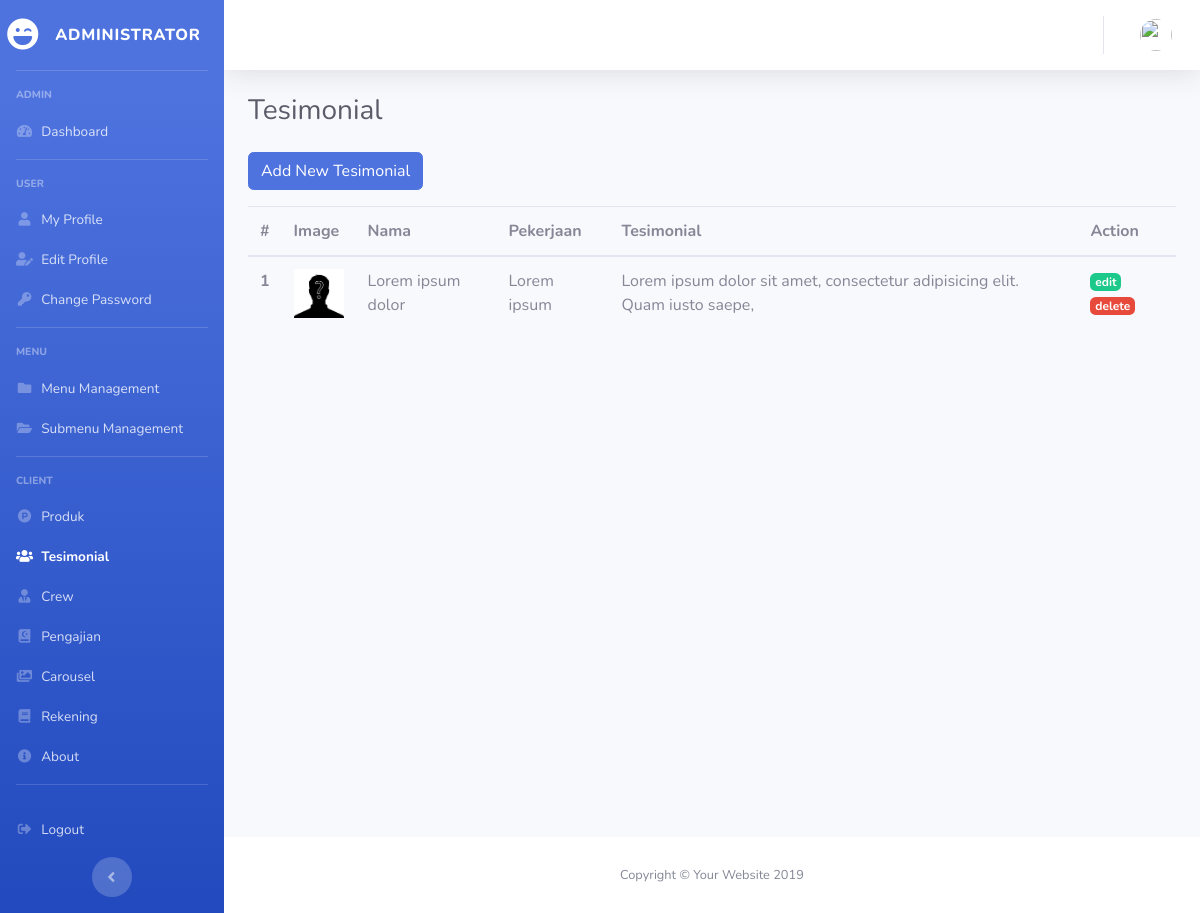
/index.php/tesimonial, run on the app's committed database.
### tables this page shows
CREATE TABLE `user_menu` (
  `id` int(11) NOT NULL,
  `menu` varchar(128) NOT NULL
);

CREATE TABLE `sub_menu` (
  `id` int(11) NOT NULL,
  `judul` varchar(128) NOT NULL,
  `menu_id` int(11) NOT NULL,
  `url` varchar(128) NOT NULL,
  `icon` varchar(128) NOT NULL,
  `is_active` int(1) NOT NULL
);

CREATE TABLE `tb_tesimonial` (
  `id` int(11) NOT NULL,
  `nama` varchar(128) NOT NULL,
  `pekerjaan` varchar(128) NOT NULL,
  `foto_url` varchar(128) NOT NULL,
  `tesimonial` varchar(128) NOT NULL
);

### application/controllers/Tesimonial.php (called while the page is built, shortened)
<?php
	class Tesimonial extends CI_Controller {
		public function index() {
			$data['judul'] = "Tesimonial";
			$data['user'] = $this->db->get_where('tb_user', ['email' => $this->session->userdata('email')])->row_array();
			$data['tesimonials'] = $this->db->get('tb_tesimonial')->result_array();
			$this->form_validation->set_rules('nama', 'Nama', 'required');
			$this->form_validation->set_rules('pekerjaan', 'Pekerjaan', 'required');
			$this->form_validation->set_rules('tesimonial', 'Tesimonial', 'required');
			if($this->form_validation->run() == FALSE) {
				$this->load->view('templates/admin_header', $data);
				$this->load->view('templates/admin_sidebar', $data);
				$this->load->view('templates/admin_topbar', $data);
				$this->load->view('tesimonial/index', $data);
				$this->load->view('templates/admin_footer');
			}
		}
	}
 ?>

### index.php (called while the page is built, shortened)
<?php
require_once BASEPATH.'core/CodeIgniter.php';

### application/views/tesimonial/index.php (the view, shortened to what this page needs)
     <div class="container-fluid">
       <h1 class="h3 mb-4 text-gray-800"><?php echo $judul; ?></h1>
<div class="row">
	<div class="col-md">
		<a href="" class="btn btn-primary mb-3" data-toggle="modal" data-target="#addNewTesimonial">Add New Tesimonial</a>
		<table class="table table-hover">
		  <thead>
		    <tr>
		      <th scope="col">#</th>
		      <th scope="col">Image</th>
		      <th scope="col">Nama</th>
		      <th scope="col">Pekerjaan</th>
		      <th scope="col">Tesimonial</th>
		      <th scope="col">Action</th>
		    </tr>
		  </thead>
		  <tbody>
		  	<?php $i = 1; ?>
		  	<?php foreach($tesimonials as $t) : ?>
		    <tr>
		      <th scope="row"><?php echo $i; ?></th>
		      <td><img src="<?php echo base_url(); ?>assets/img/upload/tesimonial/<?php echo $t['foto_url']; ?>" alt="" width="50"></td>
		      <td><?php echo $t['nama']; ?></td>
		      <td><?php echo $t['pekerjaan']; ?></td>
		      <td><?php echo substr($t['tesimonial'],0,75); ?></td>
		      <td>
		      	<a href="<?php echo base_url(); ?>tesimonial/edit/<?php echo $t['id']; ?>" class="badge badge-success">edit</a>
		      	<a href="<?php echo base_url(); ?>tesimonial/delete/<?php echo $t['id']; ?>" class="badge badge-danger">delete</a>
		      </td>
		    </tr>
		    <?php $i++; ?>
		    <?php endforeach; ?>
		  </tbody>
		</table>
	</div>
</div>
     </div>
   </div>

### application/views/templates/admin_sidebar.php (shortened to what this page needs)
<div id="wrapper">
  <ul class="navbar-nav bg-gradient-primary sidebar sidebar-dark accordion" id="accordionSidebar">
    <a class="sidebar-brand d-flex align-items-center justify-content-center" href="index.html">
      <div class="sidebar-brand-icon">
        <i class="fas fa-laugh-wink"></i>
      </div>
      <div class="sidebar-brand-text mx-3">Administrator</div>
    </a>
    <hr class="sidebar-divider">
    <?php
        $queryMenu = "SELECT * FROM user_menu";
        $menu = $this->db->query($queryMenu)->result_array();
     ?>
     <?php foreach($menu as $m) : ?>
        <div class="sidebar-heading">
          <?php echo $m['menu']; ?>
        </div>
          <?php
              $menu_id = $m['id'];
              $querySubMenu = "SELECT `sub_menu`.*, `user_menu`.`menu`
                                 FROM `sub_menu` JOIN `user_menu`
                                 ON `sub_menu`.`menu_id` = `user_menu`.`id`
                                WHERE `sub_menu`.`menu_id` = $menu_id
                                AND `sub_menu`.`is_active` = 1";
              $subMenu = $this->db->query($querySubMenu)->result_array();
           ?>
           <?php foreach($subMenu as $sm) : ?>
            <?php if($judul == $sm['judul']) : ?>
              <li class="nav-item active">
            <?php else : ?>
              <li class="nav-item">
            <?php endif; ?>
              <a class="nav-link pb-0" href="<?php echo base_url() . $sm['url']; ?>">
                <i class="<?php echo $sm['icon']; ?>"></i>
                <span><?php echo $sm['judul']; ?></span></a>
            </li>
          <?php endforeach; ?>
              <hr class="sidebar-divider mt-3">
      <?php endforeach; ?>
    <li class="nav-item">
      <a class="nav-link" href="<?php echo base_url(); ?>auth/logout">
        <i class="fas fa-fw fa-sign-out-alt"></i>
        <span>Logout</span></a>
    </li>
    <div class="text-center d-none d-md-inline">
      <button class="rounded-circle border-0" id="sidebarToggle"></button>
    </div>
  </ul>

### data on the page
user_menu: menu "ADMIN"
sub_menu: judul "Dashboard"
user_menu: menu "USER"
sub_menu: judul "My Profile"
sub_menu: judul "Edit Profile"
sub_menu: judul "Change Password"
user_menu: menu "MENU"
sub_menu: judul "Menu Management"
sub_menu: judul "Submenu Management"
user_menu: menu "CLIENT"
sub_menu: judul "Produk"
sub_menu: judul "Tesimonial"
sub_menu: judul "Crew"
sub_menu: judul "Pengajian"
sub_menu: judul "Carousel"
sub_menu: judul "Rekening"
sub_menu: judul "About"
tb_tesimonial: foto_url (placeholder picture), nama "Lorem ipsum dolor", pekerjaan "Lorem ipsum", tesimonial "Lorem ipsum dolor sit amet, consectetur adipisicing elit. Quam iusto saepe,"

### other printed values
$judul "Tesimonial"
